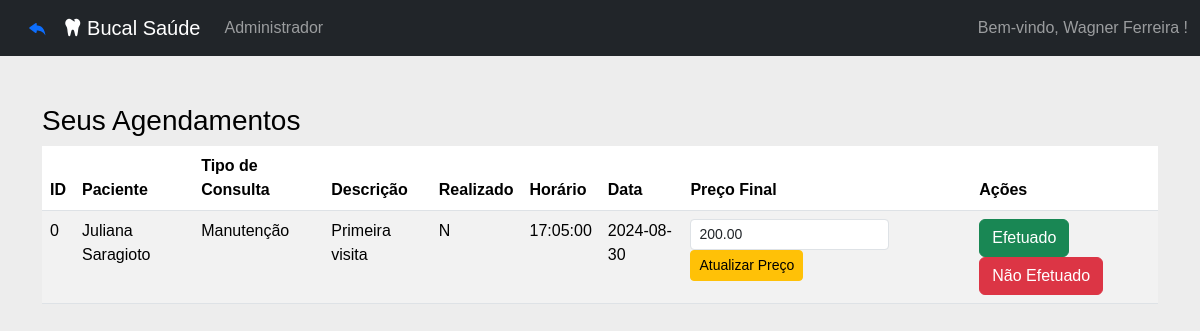
The page /Login/tela_dentistas.php (signed in) on the database its author committed.
### tables this page shows
CREATE TABLE `dentista` (
  `id_dentista` int(11) NOT NULL,
  `nome` varchar(50) DEFAULT NULL,
  `sexo` char(1) DEFAULT NULL,
  `telefone` varchar(11) DEFAULT NULL,
  `email` varchar(50) DEFAULT NULL
);

CREATE TABLE `agendamento` (
  `id_agenda` int(11) NOT NULL,
  `id_secretaria` int(11) DEFAULT NULL,
  `id_paciente` int(11) DEFAULT NULL,
  `id_tipo_consulta` int(11) DEFAULT NULL,
  `id_dentista` int(11) DEFAULT NULL,
  `tipo_consulta` varchar(50) DEFAULT NULL,
  `descricao` varchar(50) DEFAULT NULL,
  `realizado` char(1) DEFAULT NULL,
  `horario` time DEFAULT NULL,
  `dt_agenda` date DEFAULT NULL,
  `preco_final_agendamento` decimal(5,2) DEFAULT NULL
);

CREATE TABLE `paciente` (
  `id_paciente` int(11) NOT NULL,
  `nome` varchar(50) DEFAULT NULL,
  `cpf` char(11) DEFAULT NULL,
  `dt_nascimento` date DEFAULT NULL,
  `telefone` varchar(20) DEFAULT NULL,
  `sexo` char(1) DEFAULT NULL
);

### Login/tela_dentistas.php (the view, shortened to what this page needs)
<?php
include '../conexao.php';
$admin = $_SESSION['admin'];
$id_dentista = $_SESSION['id_dentista'];
$sql = "SELECT nome FROM dentista WHERE id_dentista = ?";
$stmt = $mysqli->prepare($sql);
$stmt->bind_param("i", $id_dentista);
$stmt->execute();
$stmt->bind_result($nome_dentista);
$agendamentos = [];
$sql = "SELECT * FROM agendamento WHERE id_dentista = ?";
$stmt = $mysqli->prepare($sql);
$stmt->bind_param("i", $id_dentista);
$stmt->execute();
$result = $stmt->get_result();
if ($result->num_rows > 0) {
    while ($row = $result->fetch_assoc()) {
        $agendamentos[] = $row;
    }
}
?>
<!DOCTYPE html>
<html lang="pt-br">
<head>
    <link href="https://cdn.jsdelivr.net/npm/bootstrap@5.3.2/dist/css/bootstrap.min.css" rel="stylesheet">
    <link rel="stylesheet" href="https://cdnjs.cloudflare.com/ajax/libs/font-awesome/6.0.0-beta3/css/all.min.css">
    <link rel="stylesheet" href="../dentista/style.css">
</head>
<body>
    <header>
        <nav class="navbar navbar-expand-lg navbar-dark bg-dark">
            <div class="container-fluid">
                <div class="me-3 ms-3">
                    <a href="../index.php">
                        <svg xmlns="http://www.w3.org/2000/svg" width="20" height="40" fill="currentColor" class="bi bi-reply-fill" viewBox="0 0 16 16">
                            <path d="M5.921 11.9 1.353 8.62a.719.719 0 0 1 0-1.238L5.921 4.1A.716.716 0 0 1 7 4.719V6c1.5 0 6 0 7 8-2.5-4.5-7-4-7-4v1.281c0 .56-.606.898-1.079.62z" />
                        </svg>
                    </a>
                </div>
                <a class="navbar-brand" href="../index.php">
                    <i class="fa-solid fa-tooth"></i> Bucal Saúde
                </a>
                <div class="collapse navbar-collapse" id="navbarNavDropdown">
                    <ul class="navbar-nav me-auto">
                        <?php if ($admin == 'S') : ?>
                        <li class="nav-item">
                            <a class="nav-link text-decoration-none" href="cadastro_login.php">Administrador</a>
                        </li>
                        <?php endif; ?>
                    </ul>
                    <span class="navbar-text ms-auto">
                        Bem-vindo, <?php echo htmlspecialchars($nome_dentista); ?>!
                    </span>
                </div>
            </div>
        </nav>
    </header>
    <main class="container mt-5">
        <h3>Seus Agendamentos</h3>
        <table class="table table-striped">
            <thead>
                <tr>
                    <th>ID</th>
                    <th>Paciente</th>
                    <th>Tipo de Consulta</th>
                    <th>Descrição</th>
                    <th>Realizado</th>
                    <th>Horário</th>
                    <th>Data</th>
                    <th>Preço Final</th>
                    <th>Ações</th>
                </tr>
            </thead>
            <tbody>
                <?php if (empty($agendamentos)): ?>
                    <tr>
                        <td colspan="9">Nenhum agendamento encontrado.</td>
                    </tr>
                <?php else: ?>
                    <?php foreach ($agendamentos as $agendamento): ?>
                        <tr>
                            <td><?php echo htmlspecialchars($agendamento['id_agenda']); ?></td>
                            <td>
                                <?php
                                $stmt = $mysqli->prepare("SELECT nome FROM paciente WHERE id_paciente = ?");
                                $stmt->bind_param("i", $agendamento['id_paciente']);
                                $stmt->execute();
                                $stmt->bind_result($nome_paciente);
                                echo htmlspecialchars($nome_paciente);
                                ?>
                            </td>
                            <td><?php echo htmlspecialchars($agendamento['tipo_consulta']); ?></td>
                            <td><?php echo htmlspecialchars($agendamento['descricao']); ?></td>
                            <td><?php echo htmlspecialchars($agendamento['realizado']); ?></td>
                            <td><?php echo htmlspecialchars($agendamento['horario']); ?></td>
                            <td><?php echo htmlspecialchars($agendamento['dt_agenda']); ?></td>
                            <td>
                                <form method="post" style="display:inline;">
                                    <input type="number" step="0.01" name="preco_final" value="<?php echo htmlspecialchars($agendamento['preco_final_agendamento']); ?>" class="form-control form-control-sm d-inline-block w-auto" required>
                                    <button type="submit" name="update_price" class="btn btn-warning btn-sm">Atualizar Preço</button>
                                </form>
                            </td>
                            <td>
                                <?php if ($agendamento['realizado'] == 'N'): ?>
                                    <form method="post" style="display:inline;">
                                        <button type="submit" name="mark_done" class="btn btn-success">Efetuado</button>
                                    </form>
                                    <form method="post" style="display:inline;">
                                        <button type="submit" name="mark_not_done" class="btn btn-danger">Não Efetuado</button>
                                    </form>
                                <?php elseif ($agendamento['realizado'] == 'S'): ?>
                                    <span class="text-success">Efetuado</span>
                                <?php endif; ?>
                            </td>
                        </tr>
                    <?php endforeach; ?>
                <?php endif; ?>
            </tbody>
        </table>
    </main>
</body>
</html>

### dentista/style.css (style rules this page uses)
* { margin: 0; padding: 0; box-sizing: border-box; border: none; font-family: 'Poppins', sans-serif; outline: none; text-transform: none; scroll-behavior: smooth; }
:root { --bg-color:#081b29; --second-bg-color : #112e42; --text-color:#ededed; --main-color:#00abf0; --azul2--:#5CB4E6; }
body { background-color: var(--text-color); color:black; }
header { background-color: var(--second-bg-color); color: var(--text-color); }

### rows shown on the page
dentista: nome "Wagner Ferreira"
agendamento: id_agenda "0", id_paciente.nome "Juliana Saragioto", tipo_consulta "Manutenção", descricao "Primeira visita", realizado "N", horario "17:05:00", dt_agenda "2024-08-30", preco_final "200.00"
